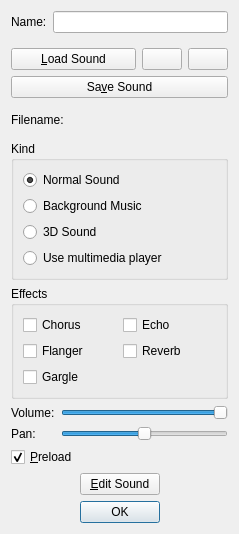
<?xml version="1.0" encoding="UTF-8"?>
<ui version="4.0">
 <class>SoundPropertiesDialog</class>
 <widget class="QDialog" name="SoundPropertiesDialog">
  <property name="geometry">
   <rect>
    <x>0</x>
    <y>0</y>
    <width>239</width>
    <height>534</height>
   </rect>
  </property>
  <property name="windowTitle">
   <string>Sound Properties</string>
  </property>
  <property name="windowIcon">
   <iconset resource="../resources.qrc">
    <normaloff>:/qtgameengine/icons/sound-file.png</normaloff>:/qtgameengine/icons/sound-file.png</iconset>
  </property>
  <layout class="QVBoxLayout" name="verticalLayout_4">
   <item>
    <layout class="QFormLayout" name="formLayout">
     <item row="0" column="0">
      <widget class="QLabel" name="labelName">
       <property name="text">
        <string>Name:</string>
       </property>
       <property name="buddy">
        <cstring>lineEditName</cstring>
       </property>
      </widget>
     </item>
     <item row="0" column="1">
      <widget class="QLineEdit" name="lineEditName"/>
     </item>
    </layout>
   </item>
   <item>
    <layout class="QHBoxLayout" name="horizontalLayout" stretch="1,0,0">
     <item>
      <widget class="QPushButton" name="pushButtonLoad">
       <property name="text">
        <string>&amp;Load Sound</string>
       </property>
       <property name="icon">
        <iconset resource="../resources.qrc">
         <normaloff>:/qtgameengine/icons/open.png</normaloff>:/qtgameengine/icons/open.png</iconset>
       </property>
      </widget>
     </item>
     <item>
      <widget class="QPushButton" name="pushButtonPlay">
       <property name="toolTip">
        <string>Play the sound</string>
       </property>
       <property name="text">
        <string notr="true"/>
       </property>
       <property name="icon">
        <iconset resource="../resources.qrc">
         <normaloff>:/qtgameengine/icons/run.png</normaloff>:/qtgameengine/icons/run.png</iconset>
       </property>
      </widget>
     </item>
     <item>
      <widget class="QPushButton" name="pushButtonStop">
       <property name="toolTip">
        <string>Stop the sound</string>
       </property>
       <property name="text">
        <string notr="true"/>
       </property>
       <property name="icon">
        <iconset resource="../resources.qrc">
         <normaloff>:/qtgameengine/icons/exit.png</normaloff>:/qtgameengine/icons/exit.png</iconset>
       </property>
      </widget>
     </item>
    </layout>
   </item>
   <item>
    <widget class="QPushButton" name="pushButtonSave">
     <property name="text">
      <string>Sa&amp;ve Sound</string>
     </property>
     <property name="icon">
      <iconset resource="../resources.qrc">
       <normaloff>:/qtgameengine/icons/save.png</normaloff>:/qtgameengine/icons/save.png</iconset>
     </property>
    </widget>
   </item>
   <item>
    <widget class="QLabel" name="labelFilename">
     <property name="text">
      <string>Filename:</string>
     </property>
    </widget>
   </item>
   <item>
    <widget class="QGroupBox" name="groupBoxKind">
     <property name="title">
      <string>Kind</string>
     </property>
     <layout class="QVBoxLayout" name="verticalLayout">
      <item>
       <widget class="QRadioButton" name="radioButtonNormal">
        <property name="text">
         <string>Normal Sound</string>
        </property>
        <property name="checked">
         <bool>true</bool>
        </property>
       </widget>
      </item>
      <item>
       <widget class="QRadioButton" name="radioButtonMusic">
        <property name="text">
         <string>Background Music</string>
        </property>
       </widget>
      </item>
      <item>
       <widget class="QRadioButton" name="radioButton3D">
        <property name="text">
         <string>3D Sound</string>
        </property>
       </widget>
      </item>
      <item>
       <widget class="QRadioButton" name="radioButtonMultimedia">
        <property name="text">
         <string>Use multimedia player</string>
        </property>
       </widget>
      </item>
     </layout>
    </widget>
   </item>
   <item>
    <widget class="QGroupBox" name="groupBoxEffects">
     <property name="title">
      <string>Effects</string>
     </property>
     <layout class="QGridLayout" name="gridLayout">
      <item row="1" column="0">
       <widget class="QCheckBox" name="checkBoxFlanger">
        <property name="text">
         <string>Flanger</string>
        </property>
       </widget>
      </item>
      <item row="0" column="0">
       <widget class="QCheckBox" name="checkBoxChorus">
        <property name="text">
         <string>Chorus</string>
        </property>
       </widget>
      </item>
      <item row="2" column="0">
       <widget class="QCheckBox" name="checkBoxGargle">
        <property name="text">
         <string>Gargle</string>
        </property>
       </widget>
      </item>
      <item row="0" column="1">
       <widget class="QCheckBox" name="checkBoxEcho">
        <property name="text">
         <string>Echo</string>
        </property>
       </widget>
      </item>
      <item row="1" column="1">
       <widget class="QCheckBox" name="checkBoxReverb">
        <property name="text">
         <string>Reverb</string>
        </property>
       </widget>
      </item>
     </layout>
    </widget>
   </item>
   <item>
    <layout class="QFormLayout" name="formLayout_2">
     <item row="0" column="0">
      <widget class="QLabel" name="labelVolume">
       <property name="text">
        <string>Volume:</string>
       </property>
       <property name="buddy">
        <cstring>horizontalSliderVolume</cstring>
       </property>
      </widget>
     </item>
     <item row="0" column="1">
      <widget class="QSlider" name="horizontalSliderVolume">
       <property name="maximum">
        <number>100</number>
       </property>
       <property name="value">
        <number>100</number>
       </property>
       <property name="orientation">
        <enum>Qt::Horizontal</enum>
       </property>
      </widget>
     </item>
     <item row="1" column="0">
      <widget class="QLabel" name="labelPan">
       <property name="text">
        <string>Pan:</string>
       </property>
       <property name="buddy">
        <cstring>horizontalSliderPan</cstring>
       </property>
      </widget>
     </item>
     <item row="1" column="1">
      <widget class="QSlider" name="horizontalSliderPan">
       <property name="minimum">
        <number>-100</number>
       </property>
       <property name="maximum">
        <number>100</number>
       </property>
       <property name="orientation">
        <enum>Qt::Horizontal</enum>
       </property>
       <property name="invertedAppearance">
        <bool>false</bool>
       </property>
       <property name="invertedControls">
        <bool>false</bool>
       </property>
      </widget>
     </item>
    </layout>
   </item>
   <item>
    <widget class="QCheckBox" name="checkBoxPreload">
     <property name="text">
      <string>&amp;Preload</string>
     </property>
     <property name="checked">
      <bool>true</bool>
     </property>
    </widget>
   </item>
   <item>
    <layout class="QHBoxLayout" name="horizontalLayout_2">
     <item>
      <spacer name="horizontalSpacer">
       <property name="orientation">
        <enum>Qt::Horizontal</enum>
       </property>
       <property name="sizeHint" stdset="0">
        <size>
         <width>40</width>
         <height>20</height>
        </size>
       </property>
      </spacer>
     </item>
     <item>
      <widget class="QPushButton" name="pushButtonEdit">
       <property name="text">
        <string>&amp;Edit Sound</string>
       </property>
       <property name="icon">
        <iconset resource="../resources.qrc">
         <normaloff>:/qtgameengine/icons/sound.png</normaloff>:/qtgameengine/icons/sound.png</iconset>
       </property>
      </widget>
     </item>
     <item>
      <spacer name="horizontalSpacer_2">
       <property name="orientation">
        <enum>Qt::Horizontal</enum>
       </property>
       <property name="sizeHint" stdset="0">
        <size>
         <width>40</width>
         <height>20</height>
        </size>
       </property>
      </spacer>
     </item>
    </layout>
   </item>
   <item>
    <widget class="QDialogButtonBox" name="buttonBox">
     <property name="standardButtons">
      <set>QDialogButtonBox::Ok</set>
     </property>
     <property name="centerButtons">
      <bool>true</bool>
     </property>
    </widget>
   </item>
  </layout>
 </widget>
 <resources>
  <include location="../resources.qrc"/>
 </resources>
 <connections>
  <connection>
   <sender>buttonBox</sender>
   <signal>accepted()</signal>
   <receiver>SoundPropertiesDialog</receiver>
   <slot>accept()</slot>
   <hints>
    <hint type="sourcelabel">
     <x>119</x>
     <y>480</y>
    </hint>
    <hint type="destinationlabel">
     <x>119</x>
     <y>266</y>
    </hint>
   </hints>
  </connection>
  <connection>
   <sender>buttonBox</sender>
   <signal>rejected()</signal>
   <receiver>SoundPropertiesDialog</receiver>
   <slot>reject()</slot>
   <hints>
    <hint type="sourcelabel">
     <x>119</x>
     <y>512</y>
    </hint>
    <hint type="destinationlabel">
     <x>119</x>
     <y>266</y>
    </hint>
   </hints>
  </connection>
 </connections>
</ui>
